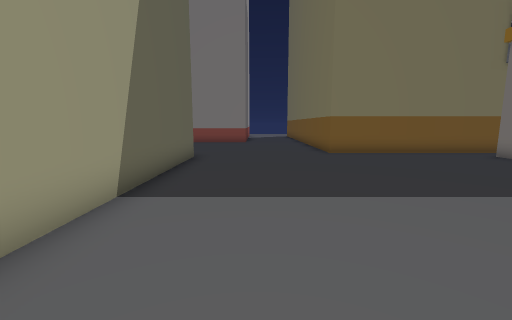
[1] (above)

18 first-person views from a walk through a Unity game level. The camera is 1.3 m above the floor, tilts 8° down and sees 90° across. Doors are open. The floor is counted in squares, 1 m on a side. Each view is taken from the middle of a square. On the plan, view 1 faces up. The plan holds only what a view shows up to about 13 squares ahead; the rest is blank. The place goes on beyond the plan. The player is left out. Some surface patterns are stand-ins.

[2]
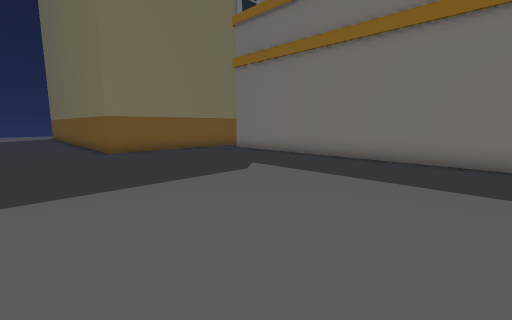

[3]
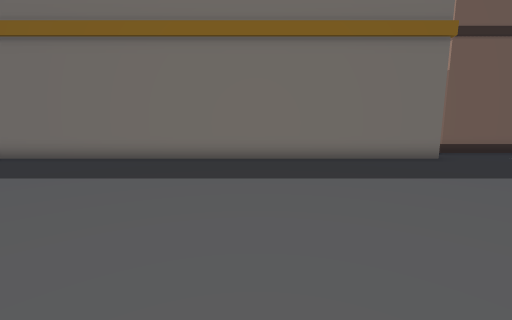

[4]
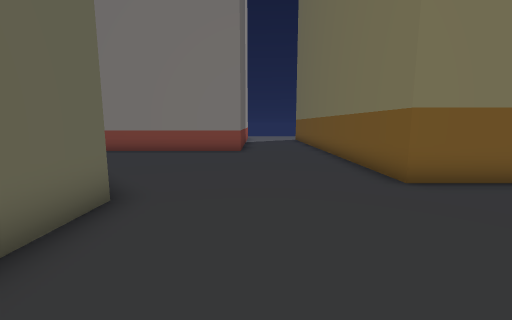

[5]
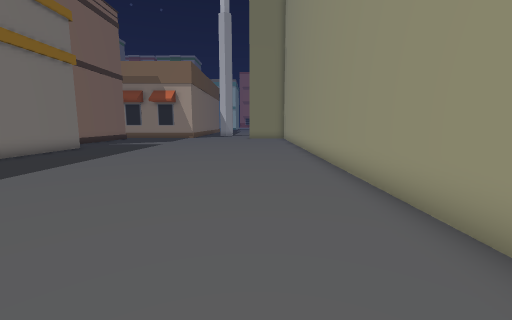

[6]
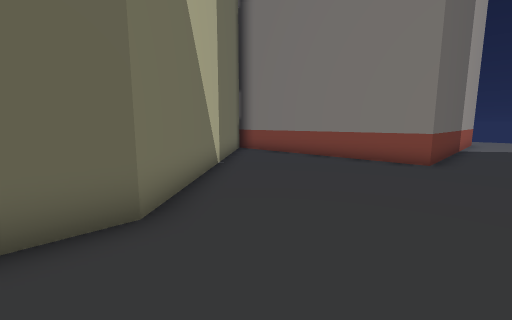

[7]
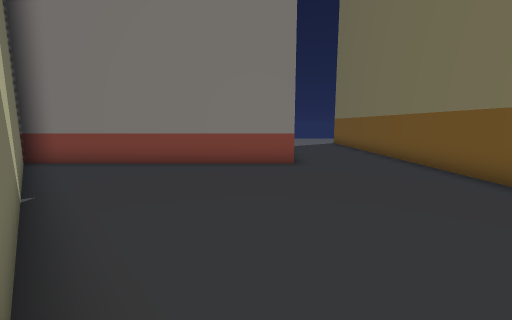

[8]
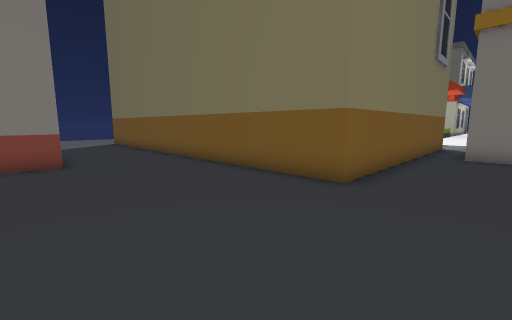

[9]
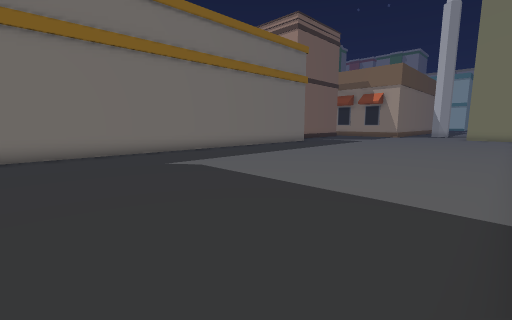

[10]
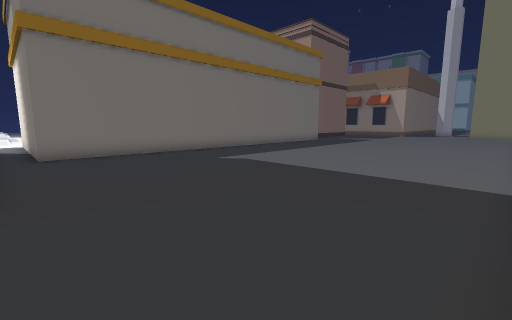

[11]
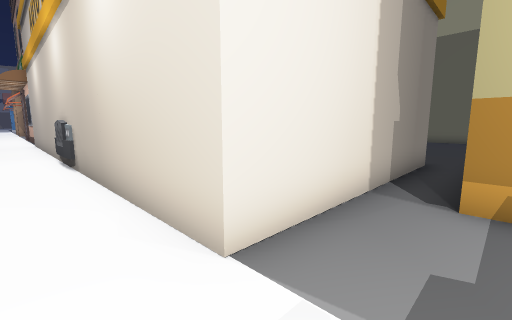

[12]
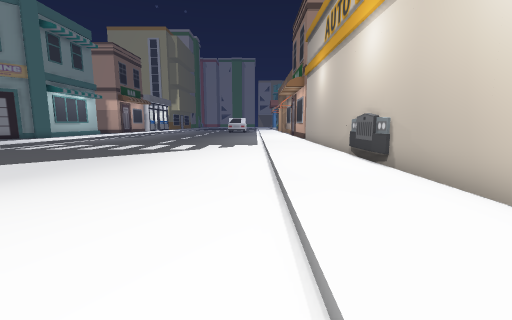

[13]
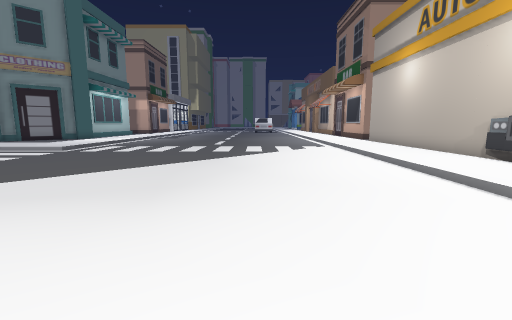

[14]
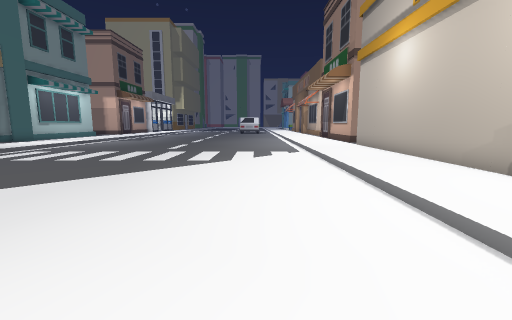

[15]
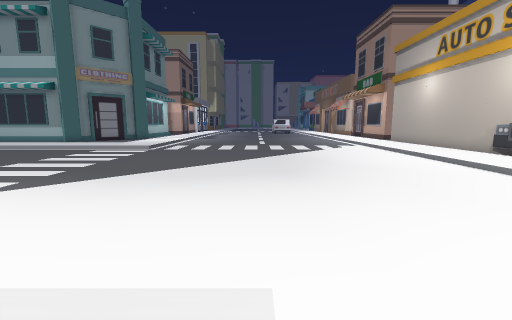

[16]
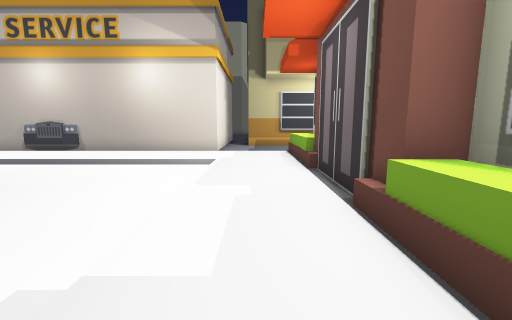

[17]
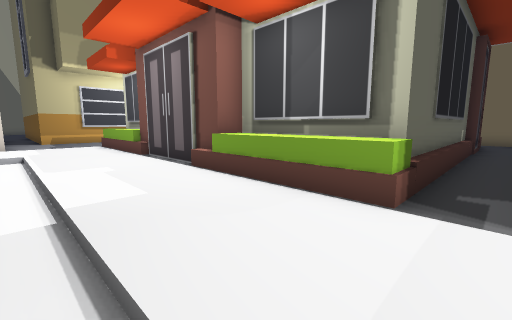

[18]
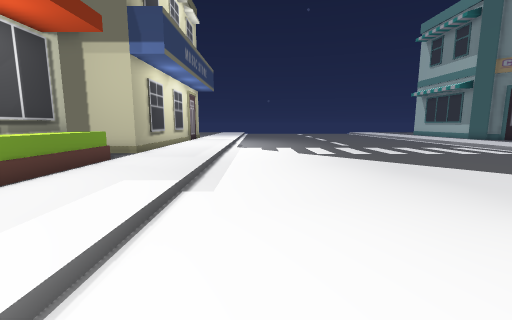

### Floor plan
Key: @ floor where view 1 was taken; # wall or solid block; . main floor; - floor 0.25 m lower than the main floor; O other object.
Columns run from 9 left of view 1 to 36 right of it. Each row starts with its distance up from view 1.
 22         O...#                           O.
 21         O...#                           O.
 20         O...#                           O.
 19 ########O...#                           O.
 18 O...........#                           O.
 17 ##..........#                           O.
 16  #..........#                           O.#
 15  ##.........#              OOOO     OOOOO.#
 14   ##........#                  O####OOOOO.####
 13    ##.......#             ....................
 12     ##......############......................
 11      ##.......................................
 10       #............OOOOOOOO...----------------
  9       #............O       ...----------------
  8       #............O      O...----------------
  7       #............O      O...----------------
  6       #............O       ...----------------
  5       #............O      O...----------------
  4       #............O      O...----------------
  3       #............O       O..----------------
  2       #............O       O..----------------
  1       #............O       O..----------------
  0       #..@.........O      O...----------------
 -1       #............O      O...----------------
 -2       #............O      O...----------------
 -3       #............O       ...----------------
 -4       #............O       ...--------------..
 -5       #............O       ...--------------
 -6       #............O      O...--------------.
 -7       #............O      O...--------------.

Where each view was taken, in squares from view 1:
view 1: 0 up, 0 right, facing up
view 2: 1 down, 0 right, facing up-right
view 3: 1 down, 0 right, facing right
view 4: 6 up, 0 right, facing up
view 5: 6 up, 0 right, facing down
view 6: 9 up, 1 right, facing up-left
view 7: 10 up, 2 left, facing up
view 8: 9 up, 2 left, facing up-right
view 9: 9 up, 2 left, facing down-right
view 10: 11 up, 2 left, facing down-right
view 11: 12 up, 19 right, facing down-left
view 12: 10 up, 21 right, facing down
view 13: 9 up, 25 right, facing down
view 14: 6 up, 23 right, facing down
view 15: 12 up, 28 right, facing down
view 16: 12 up, 30 right, facing left
view 17: 10 up, 32 right, facing up-left
view 18: 9 up, 23 right, facing right
